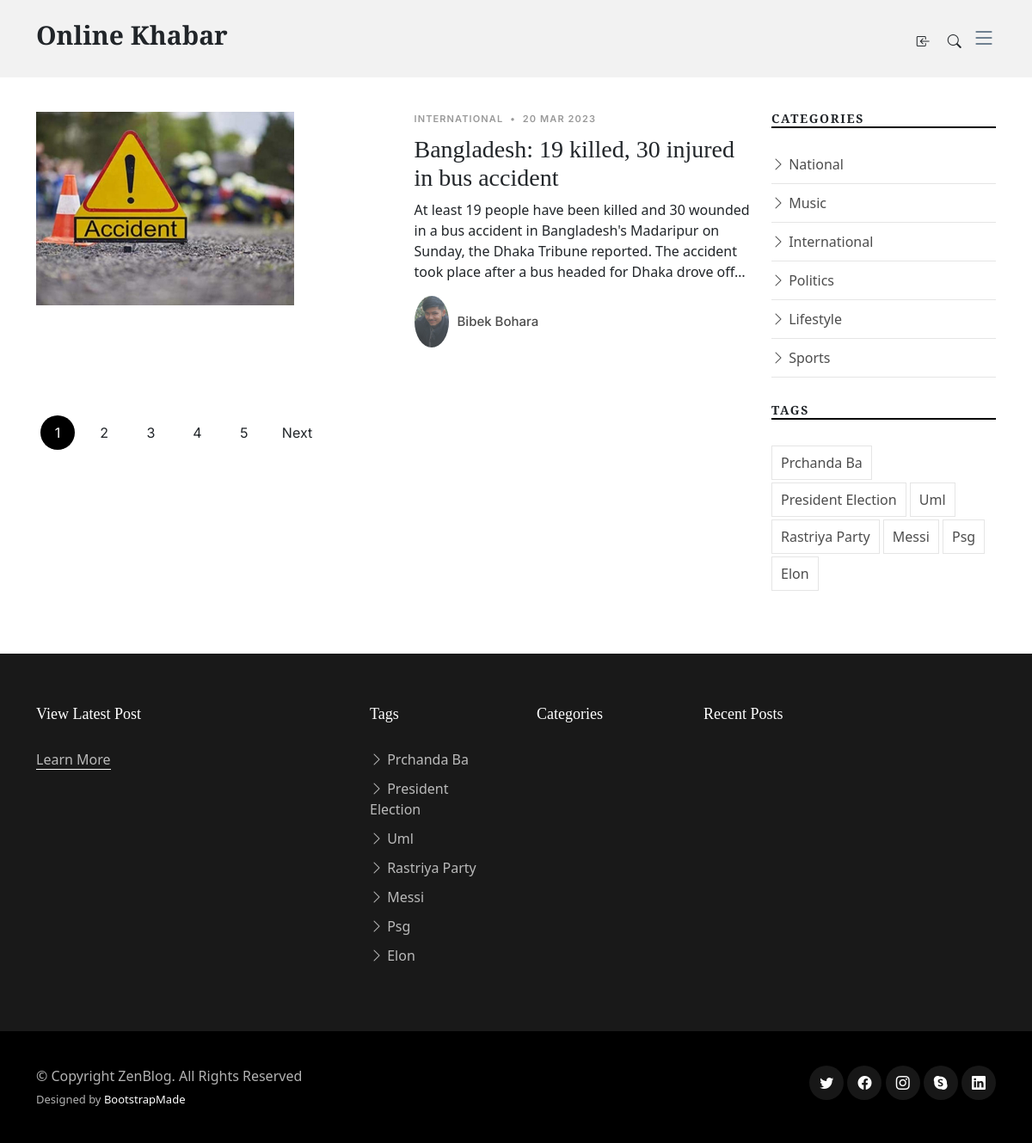
The page /post-by-tag/3/ on the database its author committed.
### newspaper_blog/models.py (models this page shows, shortened)
class TimeStampModel(models.Model):
    created_at =models.DateTimeField(auto_now_add=True)
    updated_at=models.DateTimeField(auto_now=True)
    class  Meta:
        abstract = True

class Post(TimeStampModel):
    STATUS_CHOICES =[
        ("active", "Active"),
        ("in_active","Inactive"),
    ]
    title =models.CharField(max_length=250)
    content = models.TextField()
    featured_image = models.ImageField(upload_to="post_images/%Y/%m/%d", blank=False)
    author = models.ForeignKey("auth.User", on_delete=models.CASCADE)
    published_at = models.DateTimeField(null=True, blank=True)
    status = models.CharField(max_length=20, choices=STATUS_CHOICES, default=0)
    category = models.ForeignKey(Category, on_delete=models.CASCADE)
    tag = models.ManyToManyField(Tag)
    views_count=models.PositiveBigIntegerField(default=0)

class Category(TimeStampModel):
    name = models.CharField(max_length=20)

class Tag(TimeStampModel):
    name = models.CharField(max_length=20)

### newspaper_blog/views.py (the view)
class PostByTagView(ListView):
    model = Post
    template_name = "zennews/category_post.html"
    context_object_name ="posts"
    paginate_by = 1
    def get_queryset(self):
        super().get_queryset()
        queryset =Post.objects.filter(status="active", published_at__isnull=False, category=self.kwargs["tag_id"]).order_by("-published_at").all()
        return queryset

### newspaper_blog/navigation.py (called while the page is built)
def navigation(request):
    categories = Category.objects.all()
    tags = Tag.objects.all()[:7]
    top_categories = (
        Post.objects.values("category__pk", "category__name")
        .annotate(
            pk=F("category__pk"), name=F("category__name"),max_views=Sum("views_count")
        )
        .order_by("-max_views")
        .values("pk","name","max_views")
    )
    return{
        "categories":categories,
        "tags":tags,
        "top_categories":top_categories,
    }

### templates/zennews/category_post.html
{% extends 'zennews/base.html' %}
{% block content  %}
{% load static %}
<main id="main">
    <section>
      <div class="container">
        <div class="row">
          <div class="col-md-9" data-aos="fade-up">
            {% for post in posts %}
            <div class="d-md-flex post-entry-2 half">
                <a href="{% url 'post-detail' post.pk %}" class="me-4 thumbnail">
                    <img src="{{post.featured_image.url}}" alt="{{post.title}}" class="img-fluid" width="300px">
                </a>
              <div>
                <div class="post-meta"><span class="date">{{post.category.name}}</span> <span class="mx-1">&bullet;</span> <span>{{post.published_at|date:"j M Y "}}</span></div>
                <h3><a href="{% url 'post-detail' post.pk %}">{{ post.title}}</a></h3>
                <p>{{post.content|truncatechars:200}}</p>
                <div class="d-flex align-items-center author">
                  <div class="photo"><img src="{% static 'assets/img/photos.jpg'%}" alt="" class="img-fluid"></div>
                  <div class="name">
                      <h3 class="m-0 p-0">{{post.author.get_full_name}} </h3>
                    </div>
                </div>
            </div>
        </div>
        {% endfor %}
{% include "zennews/pagination.html" %}
    </div>
          <div class="col-md-3">
            {% include "zennews/detail/left/category.html" %}
            {% include "zennews/detail/left/tag.html" %}
          </div>
        </div>
      </div>
    </section>
  </main>
{% endblock content  %}

### templates/zennews/detail/left/category.html
<div class="aside-block">
    <h3 class="aside-title">Categories</h3>
    <ul class="aside-links list-unstyled">
      {% for category in categories %}
      <li><a href="{% url 'post-by-category' category.pk %}"><i class="bi bi-chevron-right"></i> {{category.name|title}}</a></li>
      {% endfor %}
    </ul>
  </div>

### templates/zennews/detail/left/tag.html
<div class="aside-block">
    <h3 class="aside-title">Tags</h3>
    <ul class="aside-tags list-unstyled">
      {% for tag  in tags %}
      <li><a href="{% url 'post-by-tag' tag.pk %}">{{tag.name|title}}</a></li>
      {% endfor %}
    </ul>
  </div>

### templates/zennews/footer/footer.html (shortened to what this page needs)
  <footer id="footer" class="footer">
    <div class="footer-content">
      <div class="container">
        <div class="row g-5">
          <div class="col-lg-4">
            <h3 class="footer-heading">View Latest Post</h3>
            <p><a href="{% url 'about' %}" class="footer-link-more">Learn More</a></p>
          </div>
          <div class="col-6 col-lg-2">
            <h3 class="footer-heading">Tags</h3>
            <ul class="footer-links list-unstyled">
              {% for tag  in tags %}
              <li><a href="category.html"><i class="bi bi-chevron-right"></i> {{tag.name|title}}</a></li>
              {% endfor %}
            </ul>
          </div>
          <div class="col-6 col-lg-2">
            <h3 class="footer-heading">Categories</h3>
          </div>
          <div class="col-lg-4">
            <h3 class="footer-heading">Recent Posts</h3>
          </div>
        </div>
      </div>
    </div>
    <div class="footer-legal">
      <div class="container">
        <div class="row justify-content-between">
          <div class="col-md-6 text-center text-md-start mb-3 mb-md-0">
            <div class="copyright">
              © Copyright <strong><span>ZenBlog</span></strong>. All Rights Reserved
            </div>
            <div class="credits">
              Designed by <a href="https://bootstrapmade.com/">BootstrapMade</a>
            </div>
          </div>
          <div class="col-md-6">
            <div class="social-links mb-3 mb-lg-0 text-center text-md-end">
              <a href="#" class="twitter"><i class="bi bi-twitter"></i></a>
              <a href="#" class="facebook"><i class="bi bi-facebook"></i></a>
              <a href="#" class="instagram"><i class="bi bi-instagram"></i></a>
              <a href="#" class="google-plus"><i class="bi bi-skype"></i></a>
              <a href="#" class="linkedin"><i class="bi bi-linkedin"></i></a>
            </div>
          </div>
        </div>
      </div>
    </div>
  </footer>

### static/assets/css/variables.css (style rules this page uses)
:root { --font-default: 'EB Garamond', system-ui, -apple-system, "Segoe UI", Roboto, "Helvetica Neue", Arial, "Noto Sans", "Liberation Sans", sans-serif, "Apple Color Emoji", "Segoe UI Emoji", "Segoe UI Symbol", "Noto Color Emoji"; --font-primary: 'EB Garamond', serif; --font-secondary: 'Inter', sans-serif; --color-default: #212529; --color-default-rgb: 33, 37, 41; --color-links: #212529; --color-links-hover: #15171a; --color-primary: #212529; --color-primary-light: #26282c; --color-primary-dark: #0b0c0e; --color-primary-rgb: 33, 37, 41; --color-primary-light-rgb: 38, 40, 44; --color-primary-dark-rgb: 11, 12, 14; --color-secondary: #596d80; --color-secondary-light: #8498aa; --color-secondary-dark: #404f5c; --color-secondary-rgb: 89, 109, 128; --color-secondary-light-rgb: 132, 152, 170; --color-secondary-dark-rgb: 64, 79, 92; --color-blue: #0d6efd; --color-blue-rgb: 13, 110, 253; --color-indigo: #6610f2; --color-indigo-rgb: 102, 16, 242; --color-purple: #6f42c1; --color-purple-rgb: 111, 66, 193; --color-pink: #f3268c; --color-pink-rgb: 243, 38, 140; --color-red: #df1529; --color-red-rgb: 223, 21, 4; --color-orange: #fd7e14; --color-orange-rgb: 253, 126, 20; --color-yellow: #ffc107; --color-yellow-rgb: 255, 193, 7; --color-green: #059652; --color-green-rgb: 5, 150, 82; --color-teal: #20c997; --color-teal-rgb: 32, 201, 151; --color-cyan: #0dcaf0; --color-cyan-rgb: 13, 202, 240; --color-white: #ffffff; --color-white-rgb: 255, 255, 255; --color-gray: #6c757d; --color-gray-rgb: 108, 117, 125; --color-black: #000000; --color-black-rgb: 0, 0, 0; }
:root { --bs-blue: var(--color-blue); --bs-indigo: var(--color-indigo); --bs-purple: var(--color-purple); --bs-pink: var(--color-pink); --bs-red: var(--color-red); --bs-orange: var(--color-orange); --bs-yellow: var(--color-yellow); --bs-green: var(--color-green); --bs-teal: var(--color-teal); --bs-cyan: var(--color-cyan); --bs-white: var(--color-white); --bs-gray: var(--color-gray); --bs-gray-dark: #343a40; --bs-gray-100: #f8f9fa; --bs-gray-200: #e9ecef; --bs-gray-300: #dee2e6; --bs-gray-400: #ced4da; --bs-gray-500: #adb5bd; --bs-gray-600: #6c757d; --bs-gray-700: #495057; --bs-gray-800: #343a40; --bs-gray-900: #212529; --bs-primary: var(--color-blue); --bs-secondary: var(--color-blue); --bs-success: #198754; --bs-info: #0dcaf0; --bs-warning: #ffc107; --bs-danger: #dc3545; --bs-light: #f8f9fa; --bs-dark: #212529; --bs-primary-rgb: var(--color-primary-rgb); --bs-secondary-rgb: var(--color-secondary-rgb); --bs-success-rgb: 25, 135, 84; --bs-info-rgb: 13, 202, 240; --bs-warning-rgb: 255, 193, 7; --bs-danger-rgb: 220, 53, 69; --bs-light-rgb: 248, 249, 250; --bs-dark-rgb: 33, 37, 41; --bs-white-rgb: var(--color-white-rgb); --bs-black-rgb: var(--color-black-rgb); --bs-body-color-rgb: var(--color-default-rgb); --bs-body-bg-rgb: 255, 255, 255; --bs-font-sans-serif: var(--font-default); --bs-font-monospace: SFMono-Regular, Menlo, Monaco, Consolas, "Liberation Mono", "Courier New", monospace; --bs-gradient: linear-gradient(180deg, rgba(255, 255, 255, 0.15), rgba(255, 255, 255, 0)); --bs-body-font-family: var(--font-default); --bs-body-font-size: 1rem; --bs-body-font-weight: 400; --bs-body-line-height: 1.5; --bs-body-color: var(--color-default); --bs-body-bg: #fff; }

### rows shown on the page
Post: featured_image (picture), category.name "INTERNATIONAL", published_at "20 MAR 2023", title "Bangladesh: 19 killed, 30 injured in bus accident", content "At least 19 people have been killed and 30 wounded in a bus accident in Bangladesh's Madaripur on Sunday, the Dhaka Tribune reported. The accident took place after a bus headed for Dhaka drove off…", author.get_full_name "Bibek Bohara"
Category: name "National"
Category: name "Music"
Category: name "International"
Category: name "Politics"
Category: name "Lifestyle"
Category: name "Sports"
Tag: name "Prchanda Ba"
Tag: name "President Election"
Tag: name "Uml"
Tag: name "Rastriya Party"
Tag: name "Messi"
Tag: name "Psg"
Tag: name "Elon"

### other values the page prints
{{ i }} "1" "2" "3" "4" "5"
